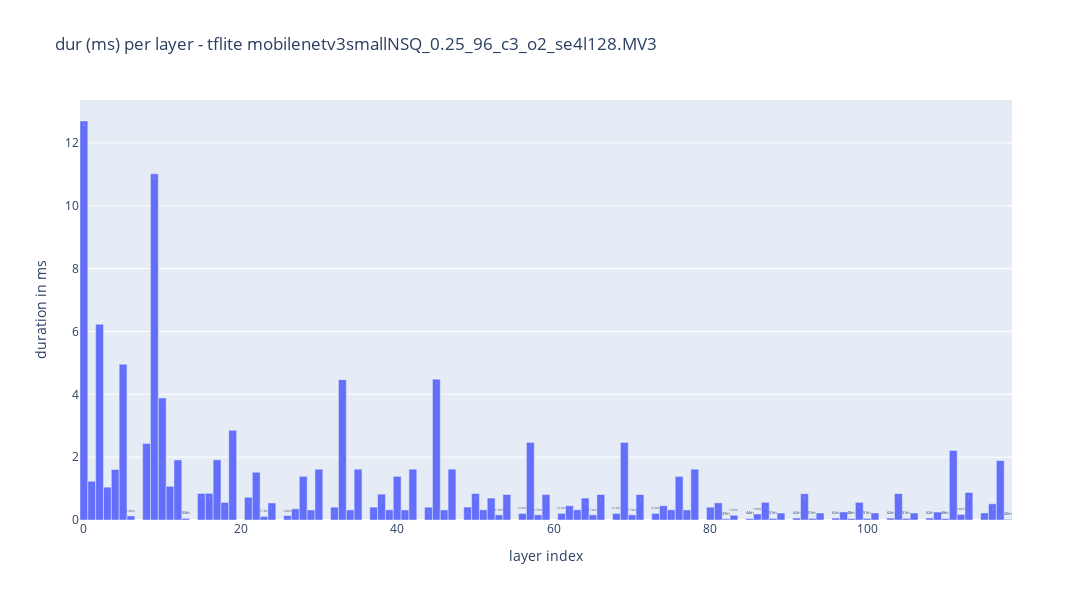

The cell this chart's notebook holds for it:
### Code cell
duration_fig = plot_metrics_per_layer(model_name, "dur (ms)")

### Figure 1 — Plotly figure (JSON) as saved in the notebook; plotly's stock layout.template omitted (floating-point values rounded to 4 significant figures; data arrays with more than 128 entries replaced by an {"elided": "..."} marker saying what was removed)
{"data": [{"alignmentgroup": "True", "customdata": {"elided": "100x5 mixed values"}, "hovertemplate": "layer index=%{x}<br>duration in ms=%{y}<br>node_type=%{customdata[0]}<br>macc=%{customdata[1]}<br>layer_name=%{customdata[2]}<br>params=%{customdata[3]}<br>size=%{customdata[4]}<extra></extra>", "legendgroup": "", "marker": {"color": "#636efa", "pattern": {"shape": ""}}, "name": "", "offsetgroup": "", "orientation": "v", "showlegend": false, "textposition": "auto", "texttemplate": "%{y:.2s}", "type": "bar", "width": 1, "x": [0, 1, 2, 3, 4, 5, 6, 8, 9, 10, 11, 12, 13, 15, 16, 17, 18, 19, 21, 22, 23, 24, 26, 27, 28, 29, 30, 32, 33, 34, 35, 37, 38, 39, 40, 41, 42, 44, 45, 46, 47, 49, 50, 51, 52, 53, 54, 56, 57, 58, 59, 61, 62, 63, 64, 65, 66, 68, 69, 70, 71, 73, 74, 75, 76, 77, 78, 80, 81, 82, 83, 85, 86, 87, 88, 89, 91, 92, 93, 94, 96, 97, 98, 99, 100, 101, 103, 104, 105, 106, 108, 109, 110, 111, 112, 113, 115, 116, 117, 118], "xaxis": "x", "y": [12.7, 1.233, 6.23, 1.045, 1.607, 4.956, 0.13, 2.437, 11.02, 3.882, 1.072, 1.911, 0.053, 0.845, 0.848, 1.915, 0.558, 2.854, 0.724, 1.519, 0.113, 0.542, 0.142, 0.354, 1.388, 0.32, 1.616, 0.409, 4.466, 0.321, 1.617, 0.41, 0.822, 0.324, 1.389, 0.32, 1.616, 0.409, 4.481, 0.321, 1.618, 0.412, 0.841, 0.324, 0.699, 0.165, 0.81, 0.208, 2.467, 0.165, 0.81, 0.209, 0.454, 0.324, 0.698, 0.165, 0.81, 0.208, 2.468, 0.165, 0.81, 0.208, 0.454, 0.324, 1.387, 0.32, 1.616, 0.409, 0.545, 0.037, 0.15, 0.044, 0.191, 0.563, 0.051, 0.222, 0.062, 0.835, 0.051, 0.222, 0.062, 0.255, 0.048, 0.561, 0.051, 0.222, 0.062, 0.839, 0.051, 0.222, 0.062, 0.253, 0.048, 2.212, 0.177, 0.875, 0.224, 0.515, 1.891, 0.02], "yaxis": "y"}], "layout": {"barmode": "relative", "height": 600, "legend": {"tracegroupgap": 0}, "showlegend": false, "title": {"text": "dur (ms) per layer - tflite mobilenetv3smallNSQ_0.25_96_c3_o2_se4l128.MV3"}, "width": 1200, "xaxis": {"anchor": "y", "domain": [0, 1], "title": {"text": "layer index"}}, "yaxis": {"anchor": "x", "domain": [0, 1], "title": {"text": "duration in ms"}}}}
